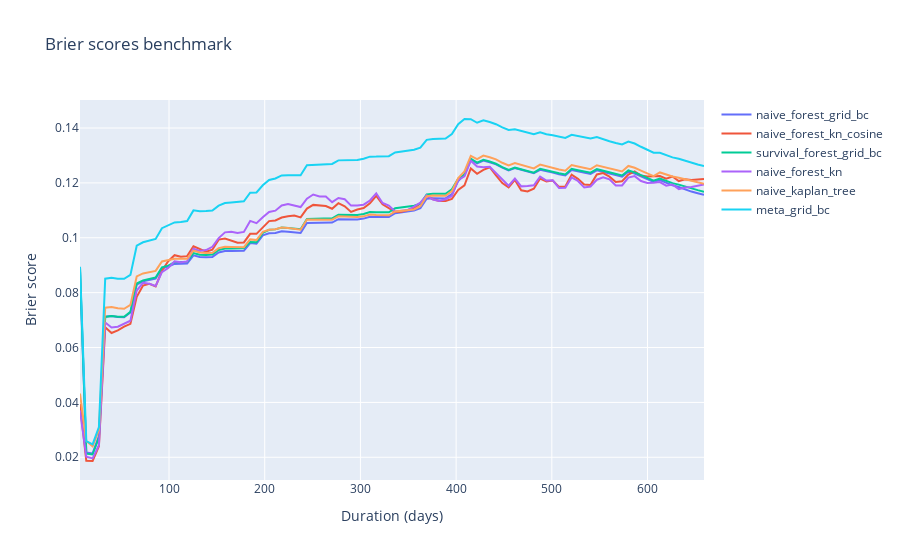

The notebook cell saved with this chart:
### Code cell
import plotly.graph_objects as go

cols = results.columns
col_to_idx = dict(zip(cols, range(len(cols))))

fig = go.Figure([
    go.Scatter(
        x=times,
        y=row[col_to_idx["brier_scores"]],
        name=row[col_to_idx["model"]],
    )
    for row in results.values
])

fig.update_layout(
    xaxis_title="Duration (days)",
    yaxis_title="Brier score",
    title="Brier scores benchmark",
)
fig.show()
